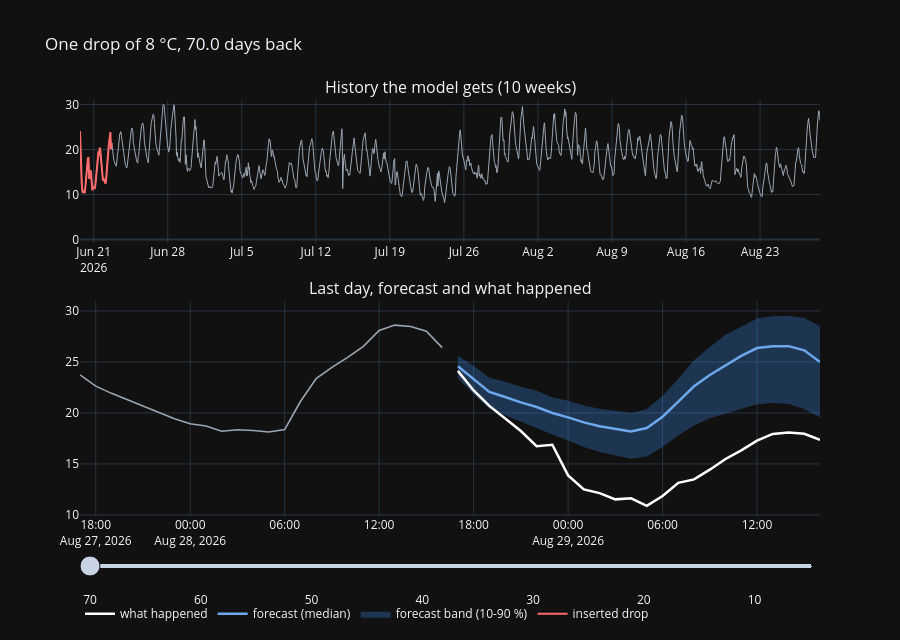

The notebook cell saved with this chart:
### Code cell
# slider: the example case, the drop moved through the history (one frame per day; every hour is in the results)
idx = np.arange(0, len(starts_ex), 24)
h0 = history(ex)
fx = times[cases.o[ex] : cases.o[ex] + H]
hx = times[cases.o[ex] - C : cases.o[ex]]


def ptraces(i):
    s0, f = starts_ex[i], fc_ex[i]
    hh = moved(h0, s0)
    return [go.Scatter(x=hx, y=hh, line={"color": "#9aa6b3", "width": 1}, showlegend=False),
            go.Scatter(x=hx[s0 : s0 + len(shape_f)], y=hh[s0 : s0 + len(shape_f)], line={"color": "#ff6b6b", "width": 2}, name="inserted drop"),
            go.Scatter(x=hx[-24:], y=hh[-24:], line={"color": "#9aa6b3", "width": 1.6}, showlegend=False),
            go.Scatter(x=fx, y=f[0], line={"width": 0}, showlegend=False, hoverinfo="skip"),
            go.Scatter(x=fx, y=f[8], line={"width": 0}, fill="tonexty", fillcolor="rgba(57,135,229,0.3)", name="forecast band (10-90 %)",
                       hoverinfo="skip"),
            go.Scatter(x=fx, y=f[4], line={"color": "#6da7ec", "width": 2.5}, name="forecast (median)")]


def lab(i):
    return f"{(C - starts_ex[i]) / 24:.1f} days back"


fig = make_subplots(rows=2, cols=1, vertical_spacing=0.14, row_heights=[0.4, 0.6],
                    subplot_titles=["History the model gets (10 weeks)", "Last day, forecast and what happened"])
for t, r in zip(ptraces(idx[0]), [1, 1, 2, 2, 2, 2]):
    fig.add_trace(t, row=r, col=1)
fig.add_trace(go.Scatter(x=fx, y=truth[ex], line={"color": "white", "width": 2.5}, name="what happened"), row=2, col=1)
fig.frames = [go.Frame(name=str(i), data=ptraces(i), traces=list(range(6)),
                       layout={"title.text": f"One drop of {POS_SIZE} °C, {lab(i)}: band {w_ex[i]:.1f} °C wide"}) for i in idx]
anim = {"mode": "immediate", "frame": {"duration": 0, "redraw": False}, "transition": {"duration": 60}}
steps = [{"method": "animate", "label": f"{(C - starts_ex[i]) / 24:.0f}" if k % 10 == 0 else "", "args": [[str(i)], anim]} for k, i in enumerate(idx)]
fig.update_layout(height=640, template="plotly_dark", legend={"orientation": "h", "y": -0.2}, title=f"One drop of {POS_SIZE} °C, {lab(idx[0])}",
                  sliders=[{"steps": steps, "currentvalue": {"visible": False}, "pad": {"t": 40}}])
fig.update_yaxes(range=[float(h0.min()) - POS_SIZE - 1, float(h0.max()) + 1], row=1, col=1)
fig.update_yaxes(range=[float(min(fc_ex[:, 0].min(), truth[ex].min(), (h0[-24:]).min())) - 1, float(max(fc_ex[:, 8].max(), h0[-24:].max())) + 1],
                 row=2, col=1)
fig.write_html(FIG / "exp6_position_slider.html", include_plotlyjs="cdn", auto_play=False)
fig.show()

### Figure 1 — Plotly figure (JSON) as saved in the notebook; plotly's stock layout.template omitted (floating-point values rounded to 4 significant figures; data arrays with more than 128 entries replaced by an {"elided": "..."} marker saying what was removed)
{"data": [{"line": {"color": "#9aa6b3", "width": 1}, "showlegend": false, "type": "scatter", "x": {"elided": "1680 str values"}, "xaxis": "x", "y": {"elided": "1680 float values"}, "yaxis": "y"}, {"line": {"color": "#ff6b6b", "width": 2}, "name": "inserted drop", "type": "scatter", "x": ["2026-06-19T17:00:00+00:00", "2026-06-19T18:00:00+00:00", "2026-06-19T19:00:00+00:00", "2026-06-19T20:00:00+00:00", "2026-06-19T21:00:00+00:00", "2026-06-19T22:00:00+00:00", "2026-06-19T23:00:00+00:00", "2026-06-20T00:00:00+00:00", "2026-06-20T01:00:00+00:00", "2026-06-20T02:00:00+00:00", "2026-06-20T03:00:00+00:00", "2026-06-20T04:00:00+00:00", "2026-06-20T05:00:00+00:00", "2026-06-20T06:00:00+00:00", "2026-06-20T07:00:00+00:00", "2026-06-20T08:00:00+00:00", "2026-06-20T09:00:00+00:00", "2026-06-20T10:00:00+00:00", "2026-06-20T11:00:00+00:00", "2026-06-20T12:00:00+00:00", "2026-06-20T13:00:00+00:00", "2026-06-20T14:00:00+00:00", "2026-06-20T15:00:00+00:00", "2026-06-20T16:00:00+00:00", "2026-06-20T17:00:00+00:00", "2026-06-20T18:00:00+00:00", "2026-06-20T19:00:00+00:00", "2026-06-20T20:00:00+00:00", "2026-06-20T21:00:00+00:00", "2026-06-20T22:00:00+00:00", "2026-06-20T23:00:00+00:00", "2026-06-21T00:00:00+00:00", "2026-06-21T01:00:00+00:00", "2026-06-21T02:00:00+00:00", "2026-06-21T03:00:00+00:00", "2026-06-21T04:00:00+00:00", "2026-06-21T05:00:00+00:00", "2026-06-21T06:00:00+00:00", "2026-06-21T07:00:00+00:00", "2026-06-21T08:00:00+00:00", "2026-06-21T09:00:00+00:00", "2026-06-21T10:00:00+00:00", "2026-06-21T11:00:00+00:00", "2026-06-21T12:00:00+00:00", "2026-06-21T13:00:00+00:00", "2026-06-21T14:00:00+00:00", "2026-06-21T15:00:00+00:00", "2026-06-21T16:00:00+00:00", "2026-06-21T17:00:00+00:00", "2026-06-21T18:00:00+00:00", "2026-06-21T19:00:00+00:00", "2026-06-21T20:00:00+00:00", "2026-06-21T21:00:00+00:00", "2026-06-21T22:00:00+00:00", "2026-06-21T23:00:00+00:00", "2026-06-22T00:00:00+00:00", "2026-06-22T01:00:00+00:00", "2026-06-22T02:00:00+00:00", "2026-06-22T03:00:00+00:00", "2026-06-22T04:00:00+00:00", "2026-06-22T05:00:00+00:00", "2026-06-22T06:00:00+00:00", "2026-06-22T07:00:00+00:00", "2026-06-22T08:00:00+00:00", "2026-06-22T09:00:00+00:00", "2026-06-22T10:00:00+00:00", "2026-06-22T11:00:00+00:00", "2026-06-22T12:00:00+00:00", "2026-06-22T13:00:00+00:00", "2026-06-22T14:00:00+00:00", "2026-06-22T15:00:00+00:00", "2026-06-22T16:00:00+00:00", "2026-06-22T17:00:00+00:00"], "xaxis": "x", "y": [24.03, 20.01, 16.02, 13.27, 12.42, 11.2, 10.41, 10.6, 10.66, 10.56, 10.33, 10.54, 11.85, 13.42, 14.95, 15.82, 16.77, 17.47, 17.98, 18.3, 16.78, 13.46, 14.46, 14.88, 15.34, 15.04, 13.4, 11.62, 11.14, 11.14, 11.54, 11.62, 11.61, 11.48, 11.48, 12.29, 13.85, 13.91, 15.17, 15.98, 17.53, 18.56, 19.6, 18.66, 20.05, 20.38, 19.86, 18.42, 17.48, 16.31, 14.14, 13.39, 13.15, 13.65, 13.4, 12.88, 13.01, 12.48, 12.44, 12.95, 13.91, 15.09, 17.06, 17.87, 19.38, 20.71, 22.05, 22.47, 23.24, 23.88, 20.07, 21.24, 21.47], "yaxis": "y"}, {"line": {"color": "#9aa6b3", "width": 1.6}, "showlegend": false, "type": "scatter", "x": ["2026-08-27T17:00:00+00:00", "2026-08-27T18:00:00+00:00", "2026-08-27T19:00:00+00:00", "2026-08-27T20:00:00+00:00", "2026-08-27T21:00:00+00:00", "2026-08-27T22:00:00+00:00", "2026-08-27T23:00:00+00:00", "2026-08-28T00:00:00+00:00", "2026-08-28T01:00:00+00:00", "2026-08-28T02:00:00+00:00", "2026-08-28T03:00:00+00:00", "2026-08-28T04:00:00+00:00", "2026-08-28T05:00:00+00:00", "2026-08-28T06:00:00+00:00", "2026-08-28T07:00:00+00:00", "2026-08-28T08:00:00+00:00", "2026-08-28T09:00:00+00:00", "2026-08-28T10:00:00+00:00", "2026-08-28T11:00:00+00:00", "2026-08-28T12:00:00+00:00", "2026-08-28T13:00:00+00:00", "2026-08-28T14:00:00+00:00", "2026-08-28T15:00:00+00:00", "2026-08-28T16:00:00+00:00"], "xaxis": "x2", "y": [23.73, 22.63, 21.92, 21.29, 20.66, 20.06, 19.44, 18.94, 18.72, 18.21, 18.35, 18.28, 18.13, 18.37, 21.12, 23.36, 24.47, 25.45, 26.52, 28.08, 28.61, 28.47, 28.02, 26.4], "yaxis": "y2"}, {"hoverinfo": "skip", "line": {"width": 0}, "showlegend": false, "type": "scatter", "x": ["2026-08-28T17:00:00+00:00", "2026-08-28T18:00:00+00:00", "2026-08-28T19:00:00+00:00", "2026-08-28T20:00:00+00:00", "2026-08-28T21:00:00+00:00", "2026-08-28T22:00:00+00:00", "2026-08-28T23:00:00+00:00", "2026-08-29T00:00:00+00:00", "2026-08-29T01:00:00+00:00", "2026-08-29T02:00:00+00:00", "2026-08-29T03:00:00+00:00", "2026-08-29T04:00:00+00:00", "2026-08-29T05:00:00+00:00", "2026-08-29T06:00:00+00:00", "2026-08-29T07:00:00+00:00", "2026-08-29T08:00:00+00:00", "2026-08-29T09:00:00+00:00", "2026-08-29T10:00:00+00:00", "2026-08-29T11:00:00+00:00", "2026-08-29T12:00:00+00:00", "2026-08-29T13:00:00+00:00", "2026-08-29T14:00:00+00:00", "2026-08-29T15:00:00+00:00", "2026-08-29T16:00:00+00:00"], "xaxis": "x2", "y": [23.39, 21.84, 20.42, 19.78, 19.11, 18.53, 17.89, 17.3, 16.67, 16.17, 15.84, 15.5, 15.74, 16.67, 17.8, 18.77, 19.48, 19.94, 20.45, 20.84, 20.98, 20.88, 20.38, 19.55], "yaxis": "y2"}, {"fill": "tonexty", "fillcolor": "rgba(57,135,229,0.3)", "hoverinfo": "skip", "line": {"width": 0}, "name": "forecast band (10-90 %)", "type": "scatter", "x": ["2026-08-28T17:00:00+00:00", "2026-08-28T18:00:00+00:00", "2026-08-28T19:00:00+00:00", "2026-08-28T20:00:00+00:00", "2026-08-28T21:00:00+00:00", "2026-08-28T22:00:00+00:00", "2026-08-28T23:00:00+00:00", "2026-08-29T00:00:00+00:00", "2026-08-29T01:00:00+00:00", "2026-08-29T02:00:00+00:00", "2026-08-29T03:00:00+00:00", "2026-08-29T04:00:00+00:00", "2026-08-29T05:00:00+00:00", "2026-08-29T06:00:00+00:00", "2026-08-29T07:00:00+00:00", "2026-08-29T08:00:00+00:00", "2026-08-29T09:00:00+00:00", "2026-08-29T10:00:00+00:00", "2026-08-29T11:00:00+00:00", "2026-08-29T12:00:00+00:00", "2026-08-29T13:00:00+00:00", "2026-08-29T14:00:00+00:00", "2026-08-29T15:00:00+00:00", "2026-08-29T16:00:00+00:00"], "xaxis": "x2", "y": [25.61, 24.62, 23.45, 23.06, 22.56, 22.17, 21.55, 21.2, 20.72, 20.42, 20.22, 19.98, 20.38, 21.67, 23.34, 25.17, 26.45, 27.67, 28.45, 29.25, 29.48, 29.53, 29.3, 28.48], "yaxis": "y2"}, {"line": {"color": "#6da7ec", "width": 2.5}, "name": "forecast (median)", "type": "scatter", "x": ["2026-08-28T17:00:00+00:00", "2026-08-28T18:00:00+00:00", "2026-08-28T19:00:00+00:00", "2026-08-28T20:00:00+00:00", "2026-08-28T21:00:00+00:00", "2026-08-28T22:00:00+00:00", "2026-08-28T23:00:00+00:00", "2026-08-29T00:00:00+00:00", "2026-08-29T01:00:00+00:00", "2026-08-29T02:00:00+00:00", "2026-08-29T03:00:00+00:00", "2026-08-29T04:00:00+00:00", "2026-08-29T05:00:00+00:00", "2026-08-29T06:00:00+00:00", "2026-08-29T07:00:00+00:00", "2026-08-29T08:00:00+00:00", "2026-08-29T09:00:00+00:00", "2026-08-29T10:00:00+00:00", "2026-08-29T11:00:00+00:00", "2026-08-29T12:00:00+00:00", "2026-08-29T13:00:00+00:00", "2026-08-29T14:00:00+00:00", "2026-08-29T15:00:00+00:00", "2026-08-29T16:00:00+00:00"], "xaxis": "x2", "y": [24.58, 23.31, 22.06, 21.56, 21.03, 20.58, 20.0, 19.56, 19.08, 18.7, 18.47, 18.17, 18.52, 19.62, 21.11, 22.61, 23.72, 24.69, 25.59, 26.36, 26.55, 26.55, 26.14, 24.98], "yaxis": "y2"}, {"line": {"color": "white", "width": 2.5}, "name": "what happened", "type": "scatter", "x": ["2026-08-28T17:00:00+00:00", "2026-08-28T18:00:00+00:00", "2026-08-28T19:00:00+00:00", "2026-08-28T20:00:00+00:00", "2026-08-28T21:00:00+00:00", "2026-08-28T22:00:00+00:00", "2026-08-28T23:00:00+00:00", "2026-08-29T00:00:00+00:00", "2026-08-29T01:00:00+00:00", "2026-08-29T02:00:00+00:00", "2026-08-29T03:00:00+00:00", "2026-08-29T04:00:00+00:00", "2026-08-29T05:00:00+00:00", "2026-08-29T06:00:00+00:00", "2026-08-29T07:00:00+00:00", "2026-08-29T08:00:00+00:00", "2026-08-29T09:00:00+00:00", "2026-08-29T10:00:00+00:00", "2026-08-29T11:00:00+00:00", "2026-08-29T12:00:00+00:00", "2026-08-29T13:00:00+00:00", "2026-08-29T14:00:00+00:00", "2026-08-29T15:00:00+00:00", "2026-08-29T16:00:00+00:00"], "xaxis": "x2", "y": [24.12, 22.2, 20.69, 19.42, 18.23, 16.74, 16.88, 13.88, 12.51, 12.14, 11.53, 11.63, 10.9, 11.86, 13.15, 13.49, 14.44, 15.49, 16.34, 17.28, 17.94, 18.08, 17.96, 17.37], "yaxis": "y2"}], "layout": {"annotations": [{"font": {"size": 16}, "showarrow": false, "text": "History the model gets (10 weeks)", "x": 0.5, "xanchor": "center", "xref": "paper", "y": 1.0, "yanchor": "bottom", "yref": "paper"}, {"font": {"size": 16}, "showarrow": false, "text": "Last day, forecast and what happened", "x": 0.5, "xanchor": "center", "xref": "paper", "y": 0.516, "yanchor": "bottom", "yref": "paper"}], "height": 640, "legend": {"orientation": "h", "y": -0.2}, "sliders": [{"currentvalue": {"visible": false}, "pad": {"t": 40}, "steps": [{"args": [["0"], {"frame": {"duration": 0, "redraw": false}, "mode": "immediate", "transition": {"duration": 60}}], "label": "70", "method": "animate"}, {"args": [["24"], {"frame": {"duration": 0, "redraw": false}, "mode": "immediate", "transition": {"duration": 60}}], "label": "", "method": "animate"}, {"args": [["48"], {"frame": {"duration": 0, "redraw": false}, "mode": "immediate", "transition": {"duration": 60}}], "label": "", "method": "animate"}, {"args": [["72"], {"frame": {"duration": 0, "redraw": false}, "mode": "immediate", "transition": {"duration": 60}}], "label": "", "method": "animate"}, {"args": [["96"], {"frame": {"duration": 0, "redraw": false}, "mode": "immediate", "transition": {"duration": 60}}], "label": "", "method": "animate"}, {"args": [["120"], {"frame": {"duration": 0, "redraw": false}, "mode": "immediate", "transition": {"duration": 60}}], "label": "", "method": "animate"}, {"args": [["144"], {"frame": {"duration": 0, "redraw": false}, "mode": "immediate", "transition": {"duration": 60}}], "label": "", "method": "animate"}, {"args": [["168"], {"frame": {"duration": 0, "redraw": false}, "mode": "immediate", "transition": {"duration": 60}}], "label": "", "method": "animate"}, {"args": [["192"], {"frame": {"duration": 0, "redraw": false}, "mode": "immediate", "transition": {"duration": 60}}], "label": "", "method": "animate"}, {"args": [["216"], {"frame": {"duration": 0, "redraw": false}, "mode": "immediate", "transition": {"duration": 60}}], "label": "", "method": "animate"}, {"args": [["240"], {"frame": {"duration": 0, "redraw": false}, "mode": "immediate", "transition": {"duration": 60}}], "label": "60", "method": "animate"}, {"args": [["264"], {"frame": {"duration": 0, "redraw": false}, "mode": "immediate", "transition": {"duration": 60}}], "label": "", "method": "animate"}, {"args": [["288"], {"frame": {"duration": 0, "redraw": false}, "mode": "immediate", "transition": {"duration": 60}}], "label": "", "method": "animate"}, {"args": [["312"], {"frame": {"duration": 0, "redraw": false}, "mode": "immediate", "transition": {"duration": 60}}], "label": "", "method": "animate"}, {"args": [["336"], {"frame": {"duration": 0, "redraw": false}, "mode": "immediate", "transition": {"duration": 60}}], "label": "", "method": "animate"}, {"args": [["360"], {"frame": {"duration": 0, "redraw": false}, "mode": "immediate", "transition": {"duration": 60}}], "label": "", "method": "animate"}, {"args": [["384"], {"frame": {"duration": 0, "redraw": false}, "mode": "immediate", "transition": {"duration": 60}}], "label": "", "method": "animate"}, {"args": [["408"], {"frame": {"duration": 0, "redraw": false}, "mode": "immediate", "transition": {"duration": 60}}], "label": "", "method": "animate"}, {"args": [["432"], {"frame": {"duration": 0, "redraw": false}, "mode": "immediate", "transition": {"duration": 60}}], "label": "", "method": "animate"}, {"args": [["456"], {"frame": {"duration": 0, "redraw": false}, "mode": "immediate", "transition": {"duration": 60}}], "label": "", "method": "animate"}, {"args": [["480"], {"frame": {"duration": 0, "redraw": false}, "mode": "immediate", "transition": {"duration": 60}}], "label": "50", "method": "animate"}, {"args": [["504"], {"frame": {"duration": 0, "redraw": false}, "mode": "immediate", "transition": {"duration": 60}}], "label": "", "method": "animate"}, {"args": [["528"], {"frame": {"duration": 0, "redraw": false}, "mode": "immediate", "transition": {"duration": 60}}], "label": "", "method": "animate"}, {"args": [["552"], {"frame": {"duration": 0, "redraw": false}, "mode": "immediate", "transition": {"duration": 60}}], "label": "", "method": "animate"}, {"args": [["576"], {"frame": {"duration": 0, "redraw": false}, "mode": "immediate", "transition": {"duration": 60}}], "label": "", "method": "animate"}, {"args": [["600"], {"frame": {"duration": 0, "redraw": false}, "mode": "immediate", "transition": {"duration": 60}}], "label": "", "method": "animate"}, {"args": [["624"], {"frame": {"duration": 0, "redraw": false}, "mode": "immediate", "transition": {"duration": 60}}], "label": "", "method": "animate"}, {"args": [["648"], {"frame": {"duration": 0, "redraw": false}, "mode": "immediate", "transition": {"duration": 60}}], "label": "", "method": "animate"}, {"args": [["672"], {"frame": {"duration": 0, "redraw": false}, "mode": "immediate", "transition": {"duration": 60}}], "label": "", "method": "animate"}, {"args": [["696"], {"frame": {"duration": 0, "redraw": false}, "mode": "immediate", "transition": {"duration": 60}}], "label": "", "method": "animate"}, {"args": [["720"], {"frame": {"duration": 0, "redraw": false}, "mode": "immediate", "transition": {"duration": 60}}], "label": "40", "method": "animate"}, {"args": [["744"], {"frame": {"duration": 0, "redraw": false}, "mode": "immediate", "transition": {"duration": 60}}], "label": "", "method": "animate"}, {"args": [["768"], {"frame": {"duration": 0, "redraw": false}, "mode": "immediate", "transition": {"duration": 60}}], "label": "", "method": "animate"}, {"args": [["792"], {"frame": {"duration": 0, "redraw": false}, "mode": "immediate", "transition": {"duration": 60}}], "label": "", "method": "animate"}, {"args": [["816"], {"frame": {"duration": 0, "redraw": false}, "mode": "immediate", "transition": {"duration": 60}}], "label": "", "method": "animate"}, {"args": [["840"], {"frame": {"duration": 0, "redraw": false}, "mode": "immediate", "transition": {"duration": 60}}], "label": "", "method": "animate"}, {"args": [["864"], {"frame": {"duration": 0, "redraw": false}, "mode": "immediate", "transition": {"duration": 60}}], "label": "", "method": "animate"}, {"args": [["888"], {"frame": {"duration": 0, "redraw": false}, "mode": "immediate", "transition": {"duration": 60}}], "label": "", "method": "animate"}, {"args": [["912"], {"frame": {"duration": 0, "redraw": false}, "mode": "immediate", "transition": {"duration": 60}}], "label": "", "method": "animate"}, {"args": [["936"], {"frame": {"duration": 0, "redraw": false}, "mode": "immediate", "transition": {"duration": 60}}], "label": "", "method": "animate"}, {"args": [["960"], {"frame": {"duration": 0, "redraw": false}, "mode": "immediate", "transition": {"duration": 60}}], "label": "30", "method": "animate"}, {"args": [["984"], {"frame": {"duration": 0, "redraw": false}, "mode": "immediate", "transition": {"duration": 60}}], "label": "", "method": "animate"}, {"args": [["1008"], {"frame": {"duration": 0, "redraw": false}, "mode": "immediate", "transition": {"duration": 60}}], "label": "", "method": "animate"}, {"args": [["1032"], {"frame": {"duration": 0, "redraw": false}, "mode": "immediate", "transition": {"duration": 60}}], "label": "", "method": "animate"}, {"args": [["1056"], {"frame": {"duration": 0, "redraw": false}, "mode": "immediate", "transition": {"duration": 60}}], "label": "", "method": "animate"}, {"args": [["1080"], {"frame": {"duration": 0, "redraw": false}, "mode": "immediate", "transition": {"duration": 60}}], "label": "", "method": "animate"}, {"args": [["1104"], {"frame": {"duration": 0, "redraw": false}, "mode": "immediate", "transition": {"duration": 60}}], "label": "", "method": "animate"}, {"args": [["1128"], {"frame": {"duration": 0, "redraw": false}, "mode": "immediate", "transition": {"duration": 60}}], "label": "", "method": "animate"}, {"args": [["1152"], {"frame": {"duration": 0, "redraw": false}, "mode": "immediate", "transition": {"duration": 60}}], "label": "", "method": "animate"}, {"args": [["1176"], {"frame": {"duration": 0, "redraw": false}, "mode": "immediate", "transition": {"duration": 60}}], "label": "", "method": "animate"}, {"args": [["1200"], {"frame": {"duration": 0, "redraw": false}, "mode": "immediate", "transition": {"duration": 60}}], "label": "20", "method": "animate"}, {"args": [["1224"], {"frame": {"duration": 0, "redraw": false}, "mode": "immediate", "transition": {"duration": 60}}], "label": "", "method": "animate"}, {"args": [["1248"], {"frame": {"duration": 0, "redraw": false}, "mode": "immediate", "transition": {"duration": 60}}], "label": "", "method": "animate"}, {"args": [["1272"], {"frame": {"duration": 0, "redraw": false}, "mode": "immediate", "transition": {"duration": 60}}], "label": "", "method": "animate"}, {"args": [["1296"], {"frame": {"duration": 0, "redraw": false}, "mode": "immediate", "transition": {"duration": 60}}], "label": "", "method": "animate"}, {"args": [["1320"], {"frame": {"duration": 0, "redraw": false}, "mode": "immediate", "transition": {"duration": 60}}], "label": "", "method": "animate"}, {"args": [["1344"], {"frame": {"duration": 0, "redraw": false}, "mode": "immediate", "transition": {"duration": 60}}], "label": "", "method": "animate"}, {"args": [["1368"], {"frame": {"duration": 0, "redraw": false}, "mode": "immediate", "transition": {"duration": 60}}], "label": "", "method": "animate"}, {"args": [["1392"], {"frame": {"duration": 0, "redraw": false}, "mode": "immediate", "transition": {"duration": 60}}], "label": "", "method": "animate"}, {"args": [["1416"], {"frame": {"duration": 0, "redraw": false}, "mode": "immediate", "transition": {"duration": 60}}], "label": "", "method": "animate"}, {"args": [["1440"], {"frame": {"duration": 0, "redraw": false}, "mode": "immediate", "transition": {"duration": 60}}], "label": "10", "method": "animate"}, {"args": [["1464"], {"frame": {"duration": 0, "redraw": false}, "mode": "immediate", "transition": {"duration": 60}}], "label": "", "method": "animate"}, {"args": [["1488"], {"frame": {"duration": 0, "redraw": false}, "mode": "immediate", "transition": {"duration": 60}}], "label": "", "method": "animate"}, {"args": [["1512"], {"frame": {"duration": 0, "redraw": false}, "mode": "immediate", "transition": {"duration": 60}}], "label": "", "method": "animate"}, {"args": [["1536"], {"frame": {"duration": 0, "redraw": false}, "mode": "immediate", "transition": {"duration": 60}}], "label": "", "method": "animate"}, {"args": [["1560"], {"frame": {"duration": 0, "redraw": false}, "mode": "immediate", "transition": {"duration": 60}}], "label": "", "method": "animate"}]}], "title": {"text": "One drop of 8 °C, 70.0 days back"}, "xaxis": {"anchor": "y", "domain": [0.0, 1.0]}, "xaxis2": {"anchor": "y2", "domain": [0.0, 1.0]}, "yaxis": {"anchor": "x", "domain": [0.656, 1.0], "range": [-0.78, 30.99]}, "yaxis2": {"anchor": "x2", "domain": [0.0, 0.516], "range": [9.9, 30.94]}}}
